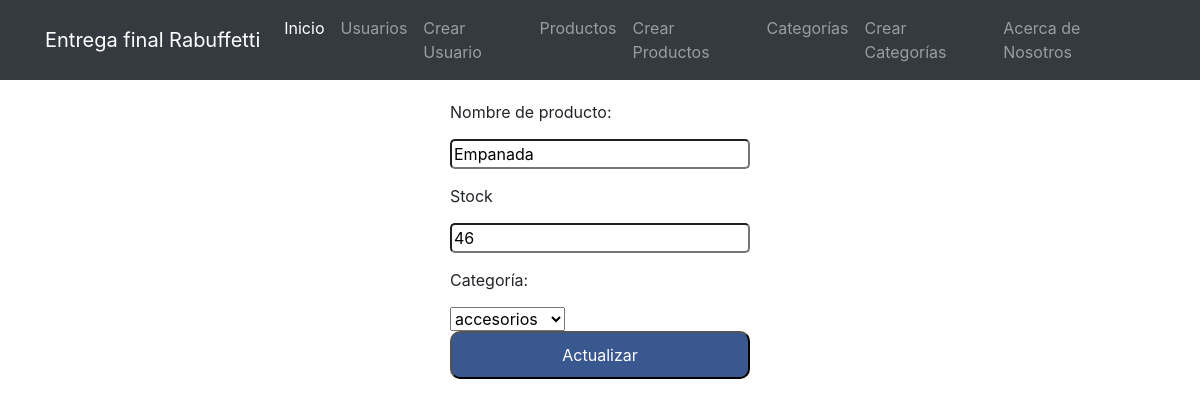
Before: /productos/edicionProducto/1 with the older database file.
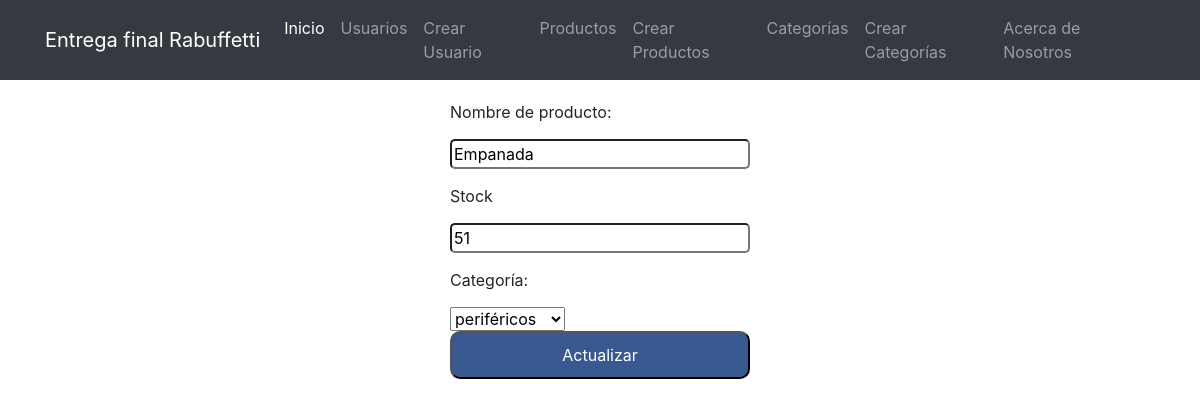
After: the same page with the newer database file.
### productos/models.py (models this page shows, shortened)
class Producto(models.Model):
    nombre_producto = models.TextField()
    stock = models.TextField()
    categoria = models.ForeignKey(Categoria, on_delete=models.CASCADE)

### productos/views.py (the view)
# urls.py: path('edicionProducto/<id>', edicionProducto, name="edicionProducto"),
def edicionProducto(request, id):
    categorias = Categoria.objects.all()
    producto = Producto.objects.get(id=id)
    return render(request, "productos/edicionProducto.html", {"producto": producto, 'categorias': categorias})

### categorias/models.py (called while the page is built)
    def __str__(self):
        return f'{self.nombre_categoria}'

### productos/templates/productos/edicionProducto.html (shortened to what this page needs)
{% extends "base.html" %}
{% block main %}
<div class="centrarFormulario">
    <form action="{% url 'editarProducto' %}" method="POST">
        <label for="nombre_producto" class="elementosFormulario">Nombre de producto:</label><br>
        <input type="text" value="{{producto.nombre_producto}}" name="nombre_producto" id="nombre_producto" class="elementosFormulario"><br>
        <label for="stock" class="elementosFormulario">Stock</label><br>
        <input type="number" value="{{producto.stock}}" name="stock" id="stock" class="elementosFormulario"><br>
        <label for="categoria" class="elementosFormulario">Categoría:</label><br>
        <select name="categoria" id="categoria" value="{{producto.categoria}}  class="elementosFormulario">
            {% for c in categorias %}
                {% if c.id ==  producto.categoria.id %}
                    <option value ="{{c.id}}" selected>{{c.nombre_categoria}}</option>
                {% else %}
                        <option value="{{ c.id }}">{{ c.nombre_categoria }}</option>
                {% endif %}
            {% endfor %}
        </select><br>
        <input type="submit" class="botonFormulario" value="Actualizar">
    </form>
</div>
{% endblock main %}

### templates/base.html (shortened to what this page needs)
<!DOCTYPE html>
<html lang="en">
    {% load static %}
    <head>
        <link href={% static "css/styles.css" %} rel="stylesheet" />
        <link href={% static "css/estilos.css" %} rel="stylesheet" />
        <link rel="stylesheet" href="https://cdn.jsdelivr.net/npm/bootstrap@4.5.3/dist/css/bootstrap.min.css"
>
    </head>
    <body>
        <nav class="navbar navbar-expand-lg navbar-dark bg-dark">
            <div class="container">
                <a class="navbar-brand" href="#!">Entrega final Rabuffetti</a>
                <div class="collapse navbar-collapse" id="navbarSupportedContent">
                    <ul class="navbar-nav ms-auto mb-2 mb-lg-0">
                        <li class="nav-item"><a class="nav-link active" aria-current="page" href={% url "inicio" %}>Inicio</a></li>
                        <li class="nav-item"><a class="nav-link" href={% url "usuarios" %}>Usuarios</a></li>
                        <li class="nav-item"><a class="nav-link" href={% url "altaUsuarios" %}>Crear Usuario</a></li>
                        <li class="nav-item"><a class="nav-link" href={% url "productos" %}>Productos</a></li>
                        <li class="nav-item"><a class="nav-link" href={% url "altaProductos" %}>Crear Productos</a></li>
                        <li class="nav-item"><a class="nav-link" href={% url "categorias" %}>Categorías</a></li>
                        <li class="nav-item"><a class="nav-link" href={% url "altaCategorias" %}>Crear Categorías</a></li>
                        <li class="nav-item"><a class="nav-link" href={% url "aboutUs" %}>Acerca de Nosotros</a></li>
                    </ul>
                </div>
            </div>
        </nav>
        <main>
            {% block main %}
            {% endblock main %}
        </main>
    </body>
</html>

### inicio/static/css/estilos.css (style rules this page uses)
.centrarFormulario { margin:auto; width:25%; margin-top: 20px; }
.elementosFormulario { margin-bottom: 15px; width: 100%; border-radius: 5px; }
.botonFormulario { border-radius: 10px; font-size: 16px; background-color: #3a5890; color: white; padding: 10px; width: 100%; }

Changed rows visible on the page:
changed Producto "Empanada": stock "46" → "51"
Other visible differences:
form field categoria: "accesorios" → "periféricos"
